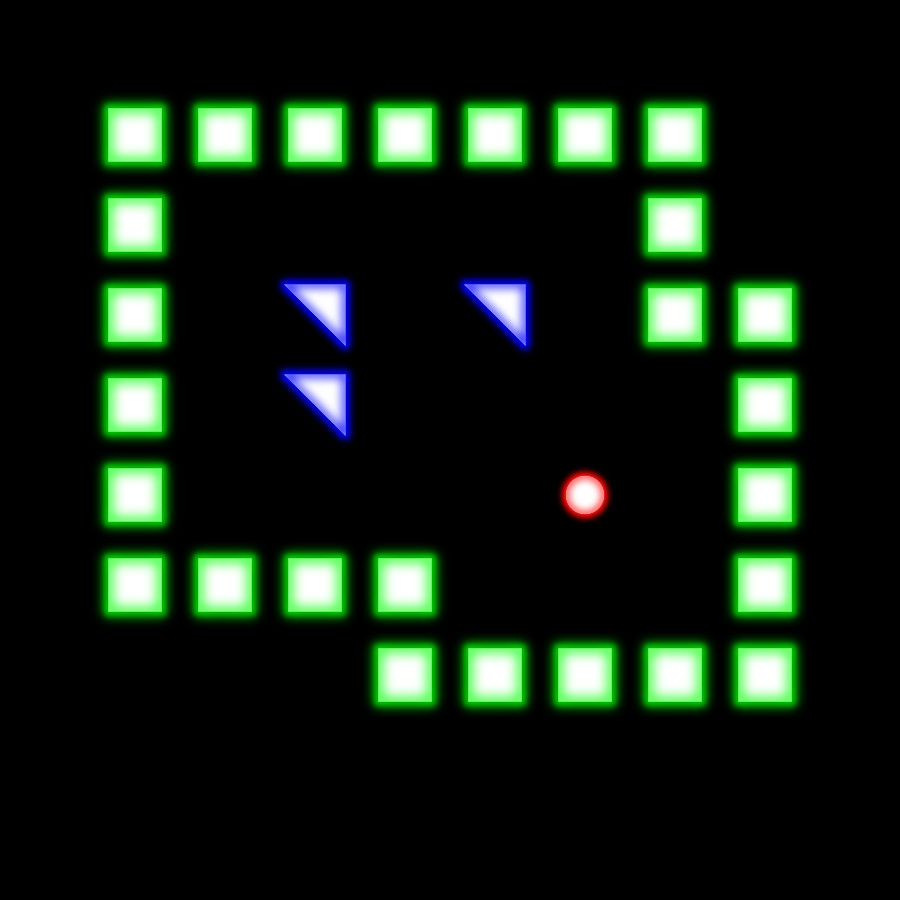

The image is a tile-based game level rendered from a .tmx file. Its description and source (layers, tilesets, objects; grid data summarised) follow:
An orthogonal 10x10 tile map with 90x90 px tiles, 1 tile layer (Ground) and 7 objects (3x Box, 3x Point, Chuy).

<map version="1.0" orientation="orthogonal" width="10" height="10" tilewidth="90" tileheight="90">
 <tileset firstgid="1" name="SokoChuy" tilewidth="90" tileheight="90">
  <image source="gfx/tile.png" width="270" height="270" />
  <tile id="0">
   <properties>
    <property name="type" value="triangle a" />
   </properties>
  </tile>
  <tile id="1">
   <properties>
    <property name="type" value="triangle b" />
   </properties>
  </tile>
  <tile id="2">
   <properties>
    <property name="type" value="circle" />
   </properties>
  </tile>
  <tile id="3">
   <properties>
    <property name="type" value="triangle c" />
   </properties>
  </tile>
  <tile id="4">
   <properties>
    <property name="type" value="triangle d" />
   </properties>
  </tile>
  <tile id="5">
   <properties>
    <property name="type" value="square" />
   </properties>
  </tile>
 </tileset>
 <layer name="Ground" width="10" height="10">
  <properties>
   <property name="text" value="Nyuuuu" />
  </properties>
  <data>[100 cells, 100 non-empty, 5 distinct tile ids]</data>
 </layer>
 <objectgroup name="Objects" width="10" height="10">
  <object name="Box" x="164" y="169" width="122" height="122" />
  <object name="Box" x="443" y="510" width="122" height="122" />
  <object name="Point" x="589" y="534" width="35" height="37" />
  <object name="Point" x="236" y="431" width="35" height="38" />
  <object name="Box" x="409" y="358" width="122" height="122" />
  <object name="Point" x="672" y="398" width="35" height="38" />
  <object name="Chuy" x="549" y="191" width="122" height="122" />
 </objectgroup>
</map>